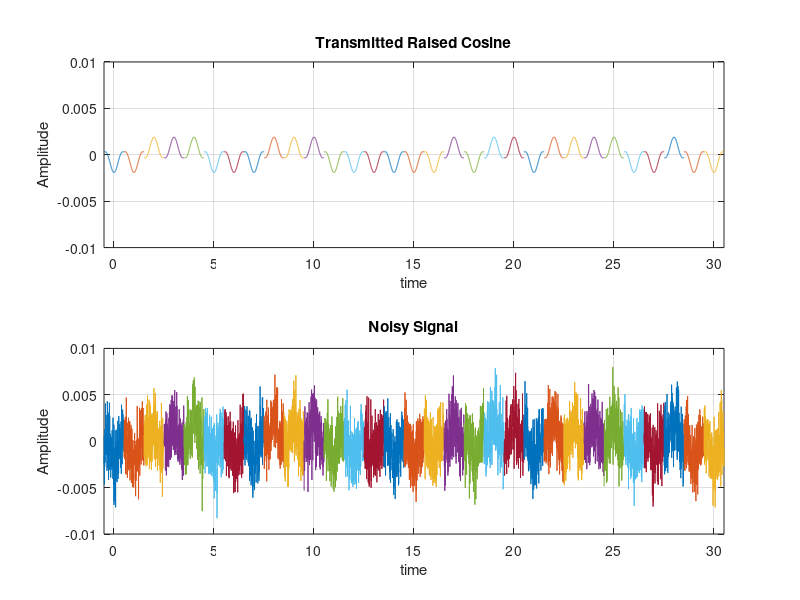

The MATLAB script that drew this image:
clear all;
duration_signal = 30;
P = 0.2;
Gr = 10;
Gt = 10;
lambda = 0.3370;
d = 100;
h = (Gr*Gt*(lambda)^2./(4*pi.*(d).^2)).^(0.5);
message = [1 0 1 0 1 0 0 1 1 1 1 1 1 1 0 1 0 0 0 0];
for T=0:1:duration_signal
    fs = 200;
    ts = 1/fs;
    t = T-1/2:ts:(1/2+T);
    t1=-1/2:ts:1/2;
    N=length(t1);
    const = [-1 1];
    m = const(randi(2));
    factor_del = h;
    raised_cosine_pulse = h*m*P*(cos(pi*1.*(t1)).*sinc(pi*1.*(t1)))./(1-4*(1).*((t1).^2));
    received_rc = raised_cosine_pulse + h*P*randn(1, length(raised_cosine_pulse));
    hold on;
    subplot(211);
    plot(t,raised_cosine_pulse);
     title('Transmitted Raised Cosine');
     xlabel('time')
     ylabel('Amplitude')
     grid on
     axis([-inf inf -0.01 0.01])
   hold on;
   subplot(212);
   plot(t,received_rc);
   title('Noisy Signal');
   xlabel('time')
   ylabel('Amplitude')
   grid on
   axis([-inf  inf -0.01 0.01])
   pause(0.5)
end
    
